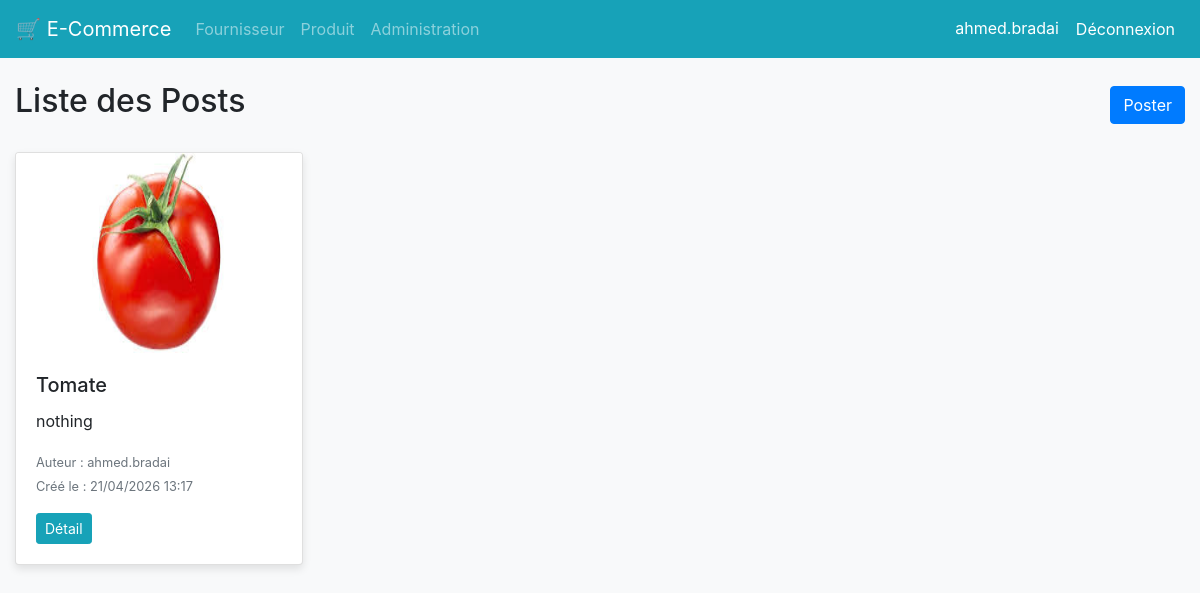
Screenshot of /blog/ (signed in) with the database file from the repository.
### blog/models.py (models this page shows, shortened)
class Post(models.Model):
    title = models.CharField(max_length=200, unique=True)
    slug = models.SlugField(max_length=200, unique=True)
    author = models.ForeignKey(User, on_delete= models.CASCADE,related_name='blog_posts')
    updated_on = models.DateTimeField(auto_now= True)
    content = models.TextField()
    created_on = models.DateTimeField(auto_now_add=True)
    status = models.IntegerField(choices=STATUS, default=0)
    image = models.ImageField(blank=True)
    class Meta:
        ordering = ['-created_on']

### blog/views.py (the view)
# urls.py: path('', PostListView.as_view(), name='post_list'),
class PostListView(ListView):
    model = Post
    template_name = 'blog/post_list.html'
    context_object_name = 'posts'
    def get_queryset(self):
        if self.request.user.is_authenticated:
            return Post.objects.filter(
                Q(status=1) | Q(author=self.request.user)
            ).distinct()
        return Post.objects.filter(status=1)

### templates/blog/post_list.html (shortened to what this page needs)
{% extends 'magasin/base.html' %}
{% block content %}
<div class="container-fluid mt-4">
    <div class="d-flex justify-content-between align-items-center mb-4">
        <h2>Liste des Posts</h2>
        <a href="{% url 'post_create' %}" class="btn btn-primary">Poster</a>
    </div>
    <div class="row">
        {% for post in posts %}
        <div class="col-md-4 mb-4">
            <div class="card h-100" style="width: 18rem;">
                {% if post.image %}
                    <img src="{{ post.image.url }}" class="card-img-top" height="200" alt="{{ post.title }}">
                {% endif %}
                <div class="card-body">
                    <h5 class="card-title">{{ post.title }}</h5>
                    <p class="card-text">
                        {{ post.content|truncatewords:12 }}
                    </p>
                    <p class="card-text">
                        <small class="text-muted">
                            Auteur : {{ post.author }}<br>
                            Créé le : {{ post.created_on|date:"d/m/Y H:i" }}
                        </small>
                    </p>
                    <a href="{% url 'post_detail' post.pk %}" class="btn btn-info btn-sm">Détail</a>
                </div>
            </div>
        </div>
        {% empty %}
        <div class="col-12">
            <p>Aucun post disponible.</p>
        </div>
        {% endfor %}
    </div>
</div>
{% endblock %}

### templates/magasin/base.html (shortened to what this page needs)
{% load static %}
<!DOCTYPE html>
<html lang="fr">
<head>
    <link rel="stylesheet" href="https://stackpath.bootstrapcdn.com/bootstrap/4.5.2/css/bootstrap.min.css">
    <link rel="stylesheet" type="text/css" href="{% static 'css/base.css' %}">
</head>
<body>
    <nav class="navbar navbar-expand-lg navbar-dark bg-info">
        <a class="navbar-brand" href="{% url 'home' %}">🛒 E-Commerce</a>
        <div class="collapse navbar-collapse">
            <ul class="navbar-nav mr-auto">
                <li class="nav-item">
                    <a class="nav-link" href="{% url 'nouveauFour' %}">Fournisseur</a>
                </li>
                <li class="nav-item">
                    <a class="nav-link" href="{% url 'nouveauProduit' %}">Produit</a>
                </li>
                <li class="nav-item">
                    <a class="nav-link" href="/admin">Administration</a>
                </li>
            </ul>
            <ul class="navbar-nav ml-auto">
                {% if user.is_authenticated %}
                <li class="nav-item active">
                    <a class="nav-link" href="#">{{ user }}</a>
                </li>
                <li class="nav-item">
    <form method="post" action="{% url 'logout' %}" style="display:inline;">
        <button type="submit" class="nav-link btn btn-link" style="display:inline; color:white; text-decoration:none;">
            Déconnexion
        </button>
    </form>
</li>
                {% endif %}
            </ul>
        </div>
    </nav>
    {% block content %}{% endblock %}
</body>
</html>

### static/css/base.css (style rules this page uses)
.navbar { margin-bottom: 20px; }
.card { box-shadow: 0 4px 8px rgba(0,0,0,0.1); transition: transform 0.2s; }
body { background-color: #f8f9fa; }

### rows the page displays
Post: image (picture), title "Tomate", content "nothing", author "ahmed.bradai", created_on "21/04/2026 13:17"

### other values shown
{{ user }} "ahmed.bradai"
